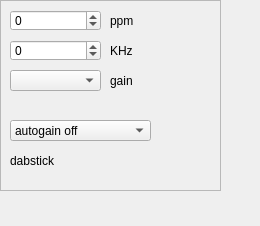
<?xml version="1.0" encoding="UTF-8"?>
<ui version="4.0">
 <class>dabstickWidget_osmo</class>
 <widget class="QWidget" name="dabstickWidget_osmo">
  <property name="geometry">
   <rect>
    <x>0</x>
    <y>0</y>
    <width>260</width>
    <height>226</height>
   </rect>
  </property>
  <property name="windowTitle">
   <string>RT2832 dabstick</string>
  </property>
  <widget class="QFrame" name="contents">
   <property name="geometry">
    <rect>
     <x>0</x>
     <y>0</y>
     <width>221</width>
     <height>191</height>
    </rect>
   </property>
   <property name="frameShape">
    <enum>QFrame::StyledPanel</enum>
   </property>
   <property name="frameShadow">
    <enum>QFrame::Raised</enum>
   </property>
   <widget class="QLabel" name="label">
    <property name="geometry">
     <rect>
      <x>10</x>
      <y>150</y>
      <width>101</width>
      <height>21</height>
     </rect>
    </property>
    <property name="text">
     <string>dabstick</string>
    </property>
   </widget>
   <widget class="QSpinBox" name="f_correction">
    <property name="geometry">
     <rect>
      <x>10</x>
      <y>10</y>
      <width>91</width>
      <height>21</height>
     </rect>
    </property>
    <property name="minimum">
     <number>-100</number>
    </property>
    <property name="maximum">
     <number>100</number>
    </property>
   </widget>
   <widget class="QSpinBox" name="KhzOffset">
    <property name="geometry">
     <rect>
      <x>10</x>
      <y>40</y>
      <width>91</width>
      <height>21</height>
     </rect>
    </property>
    <property name="minimum">
     <number>-100</number>
    </property>
    <property name="maximum">
     <number>100</number>
    </property>
   </widget>
   <widget class="QLabel" name="label_3">
    <property name="geometry">
     <rect>
      <x>110</x>
      <y>40</y>
      <width>41</width>
      <height>21</height>
     </rect>
    </property>
    <property name="text">
     <string>KHz</string>
    </property>
   </widget>
   <widget class="QLabel" name="label_4">
    <property name="geometry">
     <rect>
      <x>110</x>
      <y>10</y>
      <width>51</width>
      <height>21</height>
     </rect>
    </property>
    <property name="text">
     <string>ppm</string>
    </property>
   </widget>
   <widget class="QLabel" name="label_5">
    <property name="geometry">
     <rect>
      <x>110</x>
      <y>70</y>
      <width>41</width>
      <height>21</height>
     </rect>
    </property>
    <property name="text">
     <string>gain</string>
    </property>
   </widget>
   <widget class="QComboBox" name="combo_gain">
    <property name="geometry">
     <rect>
      <x>10</x>
      <y>70</y>
      <width>91</width>
      <height>21</height>
     </rect>
    </property>
   </widget>
   <widget class="QComboBox" name="combo_autogain">
    <property name="geometry">
     <rect>
      <x>10</x>
      <y>120</y>
      <width>141</width>
      <height>21</height>
     </rect>
    </property>
    <item>
     <property name="text">
      <string>autogain off</string>
     </property>
    </item>
    <item>
     <property name="text">
      <string>autogain on</string>
     </property>
    </item>
   </widget>
  </widget>
 </widget>
 <resources/>
 <connections/>
</ui>
